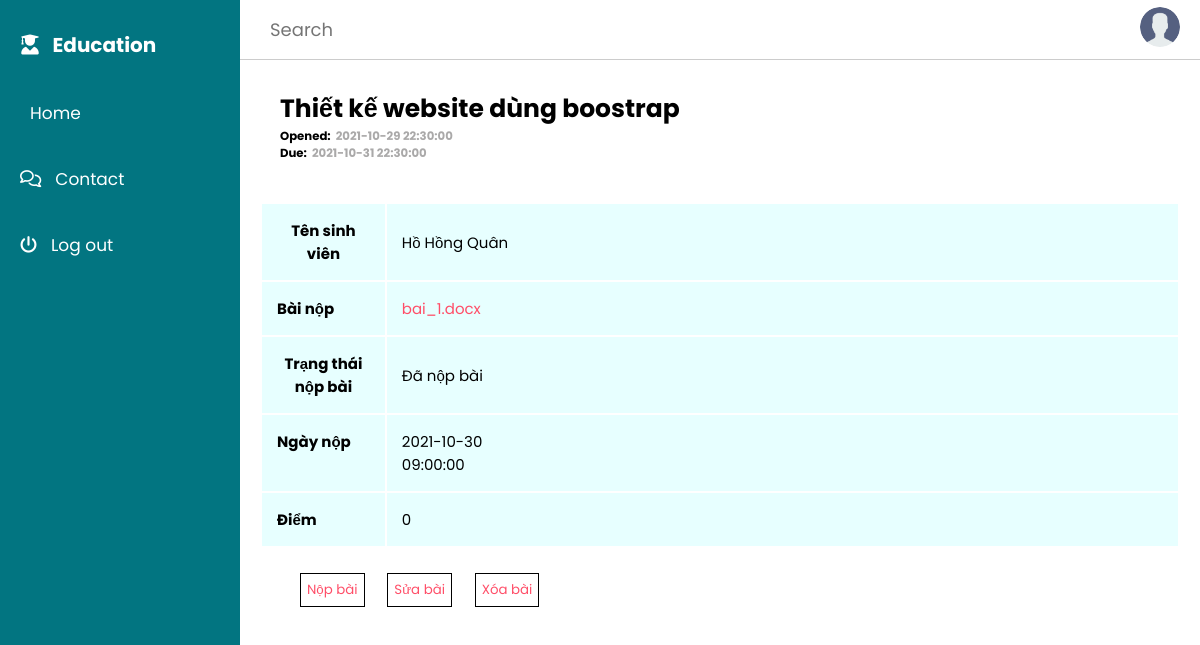
The app's page /student/mark.php?id_homework=1&id_subject=CSE_485&id_student=1 with its own data.
### tables this page shows
CREATE TABLE `tb_homework` (
  `id_homework` int(11) NOT NULL,
  `id_subject` char(10) DEFAULT NULL,
  `id_class` char(10) DEFAULT NULL,
  `name_homework` varchar(100) DEFAULT NULL,
  `excercise` char(100) NOT NULL,
  `start_date` datetime DEFAULT current_timestamp(),
  `end_date` datetime DEFAULT NULL,
  `home_level` tinyint(4) NOT NULL
);

CREATE TABLE `tb_student` (
  `id_student` int(11) NOT NULL,
  `id_class` char(10) DEFAULT NULL,
  `user_id` int(11) DEFAULT NULL,
  `name_student` varchar(100) DEFAULT NULL,
  `gender` bit(1) DEFAULT NULL,
  `image_student` char(30) DEFAULT 'user_default.jpg',
  `phone` char(15) DEFAULT NULL
);

CREATE TABLE `tb_mark` (
  `id_homework` int(11) DEFAULT NULL,
  `id_student` int(11) DEFAULT NULL,
  `excercise` char(30) DEFAULT NULL,
  `finish_date` datetime DEFAULT current_timestamp(),
  `team` char(30) DEFAULT NULL,
  `mark` float DEFAULT 0,
  `mark_status` tinyint(4) DEFAULT 0
);

### student/mark.php (the view, shortened to what this page needs)
<?php
include('./dashboard.php')
?>
<?php
if (isset($_GET['id_homework']) && isset($_GET['id_subject']) && isset($_GET['id_student'])) {
    $id_homework = $_GET['id_homework'];
    $id_subject = $_GET['id_subject'];
    $sql = "SELECT * from tb_homework WHERE id_homework = '$id_homework'
    and id_subject = '$id_subject'";
    $res = mysqli_query($conn, $sql);
    if ($res == TRUE) {
        $count = mysqli_num_rows($res);
        if ($count > 0) {
            $row = mysqli_fetch_assoc($res);
            $name_homework = $row['name_homework'];
            $start_date = $row['start_date'];
            $end_date = $row['end_date'];
        }
    }
    $id_student = $_GET['id_student'];
    $sql2 = "SELECT * from tb_student where id_student = '$id_student'";
    $res2 = mysqli_query($conn, $sql2);
    if ($res2 == TRUE) {
        $count2 = mysqli_num_rows($res2);
        if ($count2 > 0) {
            $row2 = mysqli_fetch_assoc($res2);
            $name_student = $row2['name_student'];
        }
    }
}
?>
<div class="main-mark">
    <h1><?php echo $name_homework ?></h1>
    <div class="box1">
        <div class="date-mark">
            <h3>Opened:</h3>
            <h3 class="date"><?php echo $start_date; ?></h3>
        </div>
        <div class="date-mark">
            <h3>Due:</h3>
            <h3 class="date"><?php echo $end_date; ?></h3>
        </div>
    </div>
    <?php
    $sql3 = "SELECT * from tb_mark where id_homework='$id_homework'
        and id_student = '$id_student'";
    $res3 = mysqli_query($conn, $sql3);
    if ($res3 == TRUE) {
        $count3 = mysqli_num_rows($res3);
        if ($count3 > 0) {
            $row3 = mysqli_fetch_assoc($res3);
            $excercise = $row3['excercise'];
            $finish_date = $row3['finish_date'];
            $mark = $row3['mark'];
        }
    }
    ?>
    <table class="table-mark">
        <tr>
            <th>Tên sinh viên</th>
            <td><?php echo $name_student; ?></td>
        </tr>
        <tr>
            <th>Bài nộp</th>
            <td>
                <?php
                if (isset($excercise)) { ?>
                    <a href="../document/<?php echo $excercise; ?>"><?php echo $excercise; ?></a>
                <?php
                }
                ?>
            </td>
        </tr>
        <tr>
            <th>Trạng thái nộp bài</th>
            <td>
                <?php
                if (isset($excercise)) {
                    echo 'Đã nộp bài';
                } else {
                    echo 'Chưa nộp bài';
                }
                ?>
            </td>
        </tr>
        <tr>
            <th>Ngày nộp</th>
            <td><?php
                if (isset($excercise)) {
                    echo $finish_date;
                }
                ?></td>
        </tr>
        <tr>
            <th>Điểm</th>
            <td>
                <?php
                if (isset($excercise)) {
                    echo $mark;
                }
                ?>
            </td>
        </tr>
    </table>
    <div class="btn">
        <button><a href="<?php echo SITEURL?>/add-mark.php?id_homework=<?php echo $id_homework;?>&id_subject=<?php echo $id_subject;?>&id_student=<?php echo $id_student;?>">Nộp bài</a></button>
        <button><a href="<?php echo SITEURL?>/update-mark.php?id_homework=<?php echo $id_homework;?>&id_subject=<?php echo $id_subject;?>&id_student=<?php echo $id_student;?>">Sửa bài</a></button>
        <button><a href="<?php echo SITEURL?>/delete-mark.php?id_homework=<?php echo $id_homework;?>&id_subject=<?php echo $id_subject;?>&id_student=<?php echo $id_student;?>">Xóa bài</a></button>
    </div>
</div>
<?php
include('./footer.php');
?>

### student/css/student.css (style rules this page uses)
:root { --blue: #468acf; --drak-blue: #1c78d4; --rose: #ff4e68; --rose-hover: #f33f5a; --black: #444; --border: 0.1rem solid rgba(0,0,0,0.1); --border-hover: 0.1rem solid var(--black); --box-shadow:0 0.5rem 1rem rgba(0,0,0,0.1); --main-color: #027581; --main-color-hover: #1a7f8a; --color-dark: #1D2231; --text-gray: #8390A2; --border: 0.1rem solid rgba(0,0,0,0.1); --border-hover: 0.1rem solid var(--black); --box-shadow:0 0.5rem 1rem rgba(0,0,0,0.1); }
* { font-family: 'Poppins', sans-serif; margin: 0; padding: 0; box-sizing: border-box; outline: none; border:none; text-decoration: none; transition: all .3s linear; transition: width none; list-style: none; }
html { font-size: 62.5%; }
.main-mark { position: fixed; margin-top: 60px; z-index: 100; width: calc(100% - 24rem); background: #fff; padding: 0rem 2rem; align-items: center; justify-content: space-between; transition: left 500ms; }
.main-mark h1 { font-size: 2.5rem; padding: 3rem 2rem 0 2rem; }
.table-mark { width:100%; }
.table-mark tr { background-color: rgb(231, 255, 255); border: solid; }
.table-mark th { padding: 15px; float: left; font-size: 1.5rem; }
.table-mark td { columns: 6; padding: 15px; font-size: 1.5rem; }
.main-mark .date-mark { display: flex; margin-left: 2rem; }
.date-mark .date { margin-left: 0.5rem; color: rgb(170, 169, 169); }
.main-mark .box1 { margin-bottom: 4rem; }
.table-mark a { color: var(--rose); }
.main-mark button { background-color: white; border: 1px solid; padding: 6px; margin: 10px; }
.main-mark .btn { margin-top: 15px; margin-left: 3rem; }
.main-mark .btn a { color: var(--rose); }

### records on screen
tb_homework: name_homework "Thiết kế website dùng boostrap", start_date "2021-10-29 22:30:00", end_date "2021-10-31 22:30:00"
tb_student: name_student "Hồ Hồng Quân"
tb_mark: excercise "bai_1.docx", finish_date "2021-10-30 09:00:00", mark "0"
